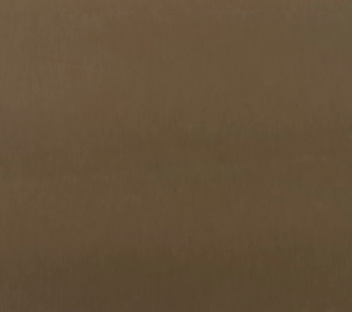
#> input picture project_ws/laundry_project/bin_color_data/dark_bin.jpg, 352 x 312 px, given in place of the camera
$ python light_bin_detector.py
#> lines starting #> are read from the running program, lines starting #| are printed output that depends on the picture; after the words box and inside, x2 and y2 are one past the last pixel; in counts of white or black regions, pixels touching at a corner belong together
import os

for key in [
    "GTK_PATH",
    "GTK_EXE_PREFIX",
    "GTK_DATA_PREFIX",
    "GDK_PIXBUF_MODULE_FILE",
]:
    os.environ.pop(key, None)

import cv2
import numpy as np


CAMERA_ID = 6

camera = cv2.VideoCapture(CAMERA_ID)

if not camera.isOpened():
    raise RuntimeError("/dev/video6 카메라를 열 수 없습니다.")

camera.set(cv2.CAP_PROP_FRAME_WIDTH, 640)
camera.set(cv2.CAP_PROP_FRAME_HEIGHT, 480)

# 실제 촬영한 LIGHT BIN LAB 기준
TARGET_L = 109
TARGET_A = 130
TARGET_B = 129

# 허용 범위
L_TOL = 35
A_TOL = 12
B_TOL = 12

print("LIGHT BIN Detector 시작")
print("Q = 종료")

while True:

    ret, frame = camera.read()
#> frame is the input picture: shape (312, 352, 3); mean B, G, R 57.3, 81.1, 100.5

    if not ret:
        continue

    lab = cv2.cvtColor(
        frame,
        cv2.COLOR_BGR2LAB
    )
#> lab: shape (312, 352, 3); mean of channels 0, 1, 2 91.5, 132.5, 145.1

    lower = np.array([
        max(0, TARGET_L - L_TOL),
        max(0, TARGET_A - A_TOL),
        max(0, TARGET_B - B_TOL),
    ])

    upper = np.array([
        min(255, TARGET_L + L_TOL),
        min(255, TARGET_A + A_TOL),
        min(255, TARGET_B + B_TOL),
    ])

    mask = cv2.inRange(
        lab,
        lower,
        upper
    )
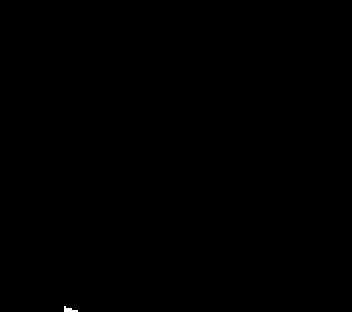
#> mask: shape (312, 352); 0.04% white; 1 white region, box (x1, y1, x2, y2) and area: (64, 306, 78, 312) 48

    kernel = np.ones(
        (7, 7),
        np.uint8
    )

    mask = cv2.morphologyEx(
        mask,
        cv2.MORPH_OPEN,
        kernel
    )
#> mask: shape (312, 352); 0.03% white; 1 white region, box (x1, y1, x2, y2) and area: (64, 308, 72, 312) 32

    mask = cv2.morphologyEx(
        mask,
        cv2.MORPH_CLOSE,
        kernel
    )

    contours, _ = cv2.findContours(
        mask,
        cv2.RETR_EXTERNAL,
        cv2.CHAIN_APPROX_SIMPLE
    )
#> contours = [[[64, 308], [64, 311], [71, 311], [71, 308]]]

    frame_area = (
        frame.shape[0]
        * frame.shape[1]
    )
#> frame_area = 109824

    best = None
    best_area = 0

    for contour in contours:

        area = cv2.contourArea(
            contour
        )

        if area < 3000:
            continue

        if area > frame_area * 0.55:
            continue

        x, y, w, h = cv2.boundingRect(
            contour
        )

        rect_area = w * h

        if rect_area == 0:
            continue

        rectangularity = (
            area / rect_area
        )

        # 빨래통처럼 어느 정도 큰 사각형 형태
        if rectangularity < 0.45:
            continue

        if w < 70 or h < 70:
            continue

        if area > best_area:
            best = (x, y, w, h)
            best_area = area
#> this loop made 1 pass
#> (contour, area) on pass 1: ([[64, 308], [64, 311], [71, 311], [71, 308]], 21)
#> after the loop, best_area = 0

    if best is not None:

        x, y, w, h = best

        cx = x + w // 2
        cy = y + h // 2

        cv2.rectangle(
            frame,
            (x, y),
            (x + w, y + h),
            (255, 255, 255),
            2
        )

        cv2.circle(
            frame,
            (cx, cy),
            6,
            (255, 255, 255),
            -1
        )

        cv2.putText(
            frame,
            f"LIGHT BIN ({cx}, {cy})",
            (x, max(30, y - 10)),
            cv2.FONT_HERSHEY_SIMPLEX,
            0.7,
            (255, 255, 255),
            2
        )

    cv2.imshow(
        "LIGHT BIN DETECTOR",
        frame
    )

    cv2.imshow(
        "LIGHT BIN MASK",
        mask
    )

    key = cv2.waitKey(1) & 0xFF
#> (key q is pressed here)

    if key == ord("q"):
        break


camera.release()
cv2.destroyAllWindows()
